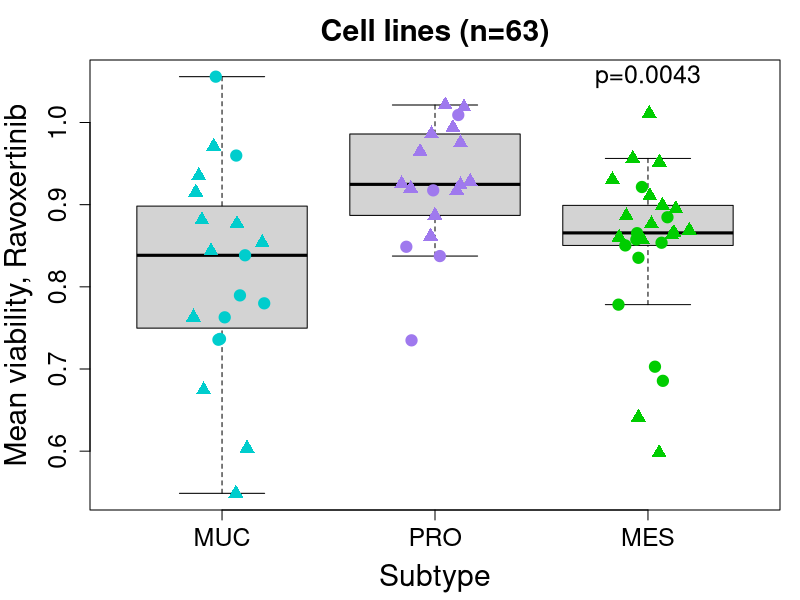

Reproduce this figure in R.
data <- read.table("../data/CellLineDrugResponse_SubtypeAssociation.tsv", sep="\t", header=TRUE, check.names=FALSE)
gCSI <- read.table("../data/CellLineDrugResponse_MeanViability.tsv", sep="\t", header=TRUE, check.names=FALSE)
gCSI <- gCSI[!gCSI$Subtype %in% "unclassified", ]

# Associate MEK/ERKi response with subtype
target <- c("MEK2, MEK1", "ERK")
compounds <- as.character(data$`gCGC ID`[which(data$TARGET_NAME %in% target)])
targetsID <- as.character(data$TARGET_NAME[which(data$TARGET_NAME %in% target)])
data.gCSI <- gCSI[, compounds]
rownames(data.gCSI) <- gCSI[, "Cell line"]
colnames(data.gCSI) <- paste0(compounds, " (", targetsID, ")")
nbTumors <- nrow(data.gCSI)

subtypes <- factor(gCSI$Subtype, levels=c("MUC", "PRO", "MES"))
colors <- rep("cyan3", nbTumors)
colors[subtypes %in% "PRO"] <- "mediumpurple2"
colors[subtypes %in% "MES"] <- "green3"
pchs <- rep(19, nbTumors)
pchs[!gCSI$KRAS] <- 17

i <- "gCGC00307 (ERK)"
pdf("../figures/FigS5_CellLines_GDC0994VsSubtype.pdf", width=5.5, height=6.5)
par(mar=c(4.5,4.5,3,1))
pval <- signif(kruskal.test(data.gCSI[,i] ~ subtypes)$p.value,2)
boxplot(data.gCSI[,i] ~ subtypes, ylab="Mean viability, Ravoxertinib", xlab="Subtype",
			main=paste0("Cell lines (n=",nbTumors,")"),
			cex.lab=1.8, cex.axis=1.5, cex.main=1.8, outline=FALSE,
			ylim=range(data.gCSI[,i], na.rm=TRUE))
points(jitter(as.numeric(subtypes)), data.gCSI[,i], col=colors, pch=pchs, cex=1.5)
text(x=3, y=max(data.gCSI[,i], na.rm=TRUE), labels=paste0("p=",pval), cex=1.5)
dev.off()
